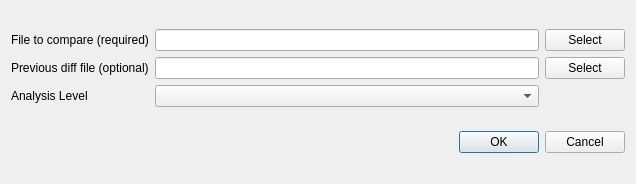
<?xml version="1.0" encoding="UTF-8"?>
<ui version="4.0">
 <class>DiffLoadDialog</class>
 <widget class="QDialog" name="DiffLoadDialog">
  <property name="windowModality">
   <enum>Qt::NonModal</enum>
  </property>
  <property name="geometry">
   <rect>
    <x>0</x>
    <y>0</y>
    <width>636</width>
    <height>184</height>
   </rect>
  </property>
  <property name="sizePolicy">
   <sizepolicy hsizetype="Minimum" vsizetype="Minimum">
    <horstretch>0</horstretch>
    <verstretch>0</verstretch>
   </sizepolicy>
  </property>
  <property name="windowTitle">
   <string notr="true">Select which file to compare.</string>
  </property>
  <layout class="QVBoxLayout" name="verticalLayout_2">
   <property name="sizeConstraint">
    <enum>QLayout::SetMinimumSize</enum>
   </property>
   <item>
    <layout class="QGridLayout" name="gridLayout">
     <property name="sizeConstraint">
      <enum>QLayout::SetMinimumSize</enum>
     </property>
     <item row="1" column="1">
      <widget class="QLineEdit" name="lineEditDiffFile"/>
     </item>
     <item row="0" column="0">
      <widget class="QLabel" name="fileToCompareLabel">
       <property name="sizePolicy">
        <sizepolicy hsizetype="Preferred" vsizetype="Preferred">
         <horstretch>0</horstretch>
         <verstretch>0</verstretch>
        </sizepolicy>
       </property>
       <property name="toolTip">
        <string>&lt;html&gt;&lt;head/&gt;&lt;body&gt;&lt;p&gt;File to compare to.&lt;/p&gt;&lt;/body&gt;&lt;/html&gt;</string>
       </property>
       <property name="text">
        <string>File to compare (required)</string>
       </property>
      </widget>
     </item>
     <item row="0" column="2">
      <widget class="QPushButton" name="buttonFileOpen">
       <property name="text">
        <string>Select</string>
       </property>
      </widget>
     </item>
     <item row="1" column="0">
      <widget class="QLabel" name="previousDiffLabel">
       <property name="sizePolicy">
        <sizepolicy hsizetype="Preferred" vsizetype="Preferred">
         <horstretch>0</horstretch>
         <verstretch>0</verstretch>
        </sizepolicy>
       </property>
       <property name="toolTip">
        <string>&lt;html&gt;&lt;head/&gt;&lt;body&gt;&lt;p&gt;You can load a previous saved diff instead of performing a new diff scan.&lt;/p&gt;&lt;/body&gt;&lt;/html&gt;</string>
       </property>
       <property name="text">
        <string>Previous diff file (optional)</string>
       </property>
      </widget>
     </item>
     <item row="0" column="1">
      <widget class="QLineEdit" name="lineEditFileName"/>
     </item>
     <item row="1" column="2">
      <widget class="QPushButton" name="buttonDiffOpen">
       <property name="text">
        <string>Select</string>
       </property>
      </widget>
     </item>
     <item row="2" column="0">
      <widget class="QLabel" name="labelAnalysisLevel">
       <property name="text">
        <string>Analysis Level</string>
       </property>
      </widget>
     </item>
     <item row="2" column="1">
      <widget class="QComboBox" name="comboBoxAnalysis"/>
     </item>
    </layout>
   </item>
   <item>
    <layout class="QVBoxLayout" name="verticalLayout">
     <property name="sizeConstraint">
      <enum>QLayout::SetMinimumSize</enum>
     </property>
     <item>
      <widget class="QDialogButtonBox" name="buttonBox">
       <property name="orientation">
        <enum>Qt::Horizontal</enum>
       </property>
       <property name="standardButtons">
        <set>QDialogButtonBox::Cancel|QDialogButtonBox::Ok</set>
       </property>
      </widget>
     </item>
    </layout>
   </item>
  </layout>
 </widget>
 <resources/>
 <connections>
  <connection>
   <sender>buttonBox</sender>
   <signal>accepted()</signal>
   <receiver>DiffLoadDialog</receiver>
   <slot>accept()</slot>
   <hints>
    <hint type="sourcelabel">
     <x>248</x>
     <y>234</y>
    </hint>
    <hint type="destinationlabel">
     <x>157</x>
     <y>274</y>
    </hint>
   </hints>
  </connection>
  <connection>
   <sender>buttonBox</sender>
   <signal>rejected()</signal>
   <receiver>DiffLoadDialog</receiver>
   <slot>reject()</slot>
   <hints>
    <hint type="sourcelabel">
     <x>316</x>
     <y>240</y>
    </hint>
    <hint type="destinationlabel">
     <x>286</x>
     <y>254</y>
    </hint>
   </hints>
  </connection>
 </connections>
</ui>
